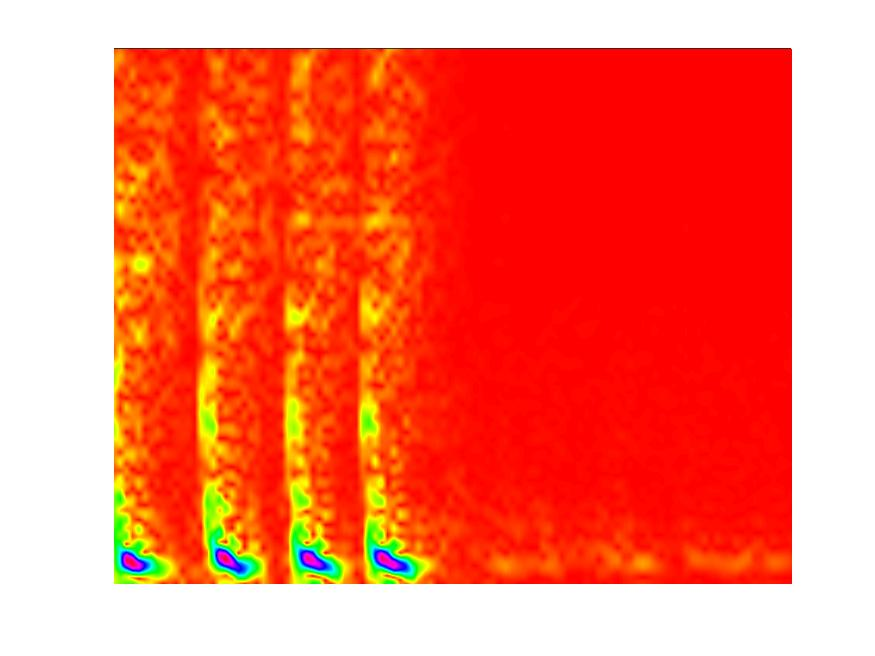
%> input picture Bursts/M4/M4Bursts1.jpg, 875 x 656 px; its folder holds only this picture in this run
$ octave GunshotSpectrogramProcessing.m   (GNU Octave 9; MATLAB toolbox functions it lacks are replaced by stand-ins)
%> lines starting %> are read from the running program, lines starting %| are printed output that depends on the picture
%%Compile Music
clear all; close all; clc

mainpath = 'C:\Users\gavin\Documents\MATLAB\ProjectData\Gavin_WeaponSounds\M4';
D=dir(fullfile(mainpath,'*.wav'));

%%  Construct Spectrogram images of music files
 numSeconds=7;
    for j=1:numel(D)
         thisfile = fullfile(mainpath,D(j).name);
         [gunshotfile,fs] = audioread(fullfile(mainpath,D(j).name));
         shortgunshot = gunshotfile(1:(numSeconds*fs),:);
         resampGunshot = [];
         for i=1:(floor(length(shortgunshot)/2))
             resampGunshot = [resampGunshot shortgunshot(i*2)];
         end
         nclip = length(resampGunshot);
         L = length(resampGunshot)/fs;
         tp2=linspace(0,L,nclip+1);
         tp=tp2(1:nclip);
         if rem(length(resampGunshot),2) == 0
             kp=(2*pi/L)*[0:nclip/2-1 -nclip/2:-1];
             kps=fftshift(kp);
         else
             kp=(2*pi/L)*[0:nclip/2 -nclip/2:-1];
             kps=fftshift(kp);
         end
% [8 lines of commented-out code are left out]
     width=1214;
    step=zeros(1,length(tp));
    mask=ones(1,2*width+1);
    Shotstept_spec=[];
    tslide=(width+1):800:(length(step)-width);
    for z=1:length(tslide)
         step=zeros(1,length(tp));
         step(tslide(z)-width:1:tslide(z)+width)=mask;
         Shotstep=step.*resampGunshot;
         Shotstept=fft(Shotstep);
         Shotstept_spec=[Shotstept_spec;
         abs(fftshift(Shotstept))];
% [12 lines of commented-out code are left out]
    end

tslidep=linspace(0,L,length(tslide));
f=figure('visible', false);
pcolor(tslidep,kps/(2*pi),Shotstept_spec.'),
shading interp
set(gca,'XTick',[],'YTick',[],'Ylim',[0 2000],'Fontsize',[14])
colormap(hsv)
newFileName = split(thisfile,".");
filename = string(newFileName(1,1));
newFileNameChar = filename + '.jpg';
print(newFileNameChar,'-djpeg');
close(f)

filescomplete = j
    end


    %% Reduce White Space on JPEGs

 mainpath = 'C:\Users\gavin\Documents\MATLAB\ProjectData\Gavin_WeaponSounds\M4';
D=dir(fullfile(mainpath,'*.jpg'));
    figure(8)
    for j=1:numel(D)
        thisfile = fullfile(mainpath,D(j).name);
        SpectroImg = imread(fullfile(mainpath,D(j).name));
%> SpectroImg is the input picture: size 656x875x3 uint8; mean R, G, B 251.1, 120.7, 95.5
        SpectroGray = double(rgb2gray(SpectroImg));
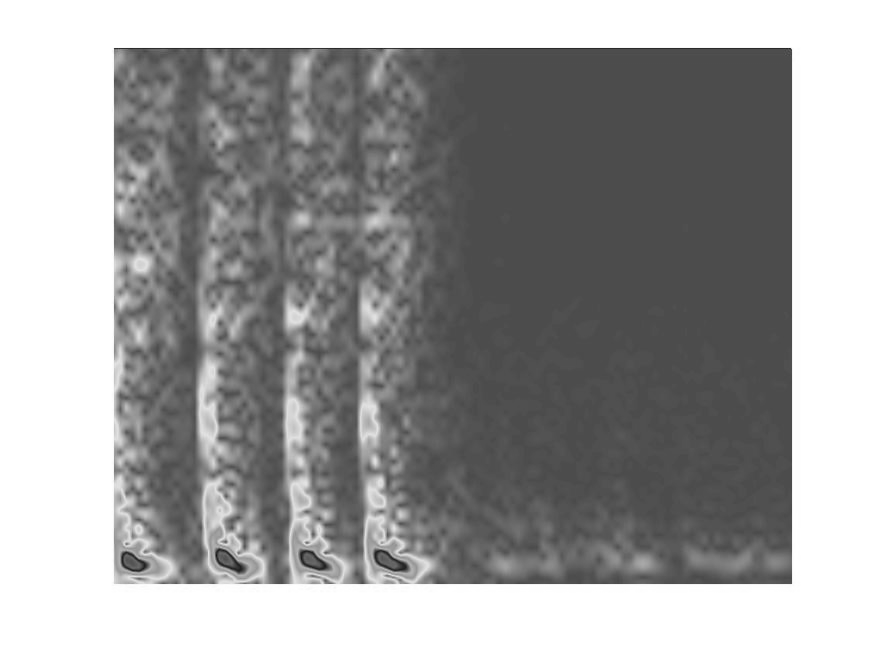
%> SpectroGray: size 656x875 double; min 22, max 255, mean 156.8
        SpectroCrop = SpectroGray(70:586,120:785);
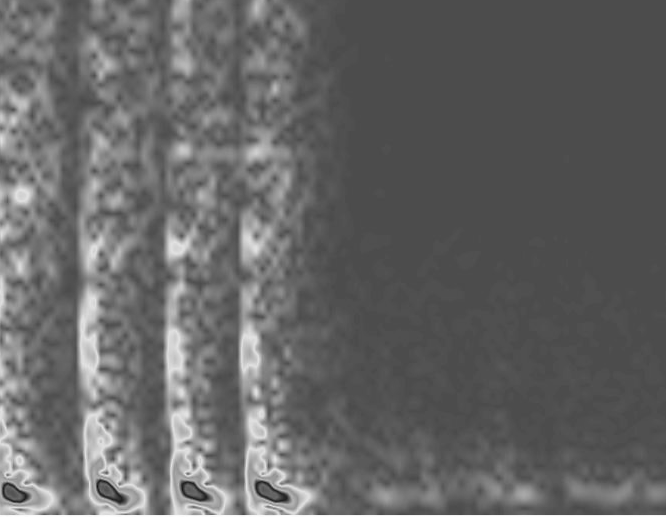
%> SpectroCrop: size 517x666 double; min 22, max 255, mean 100.8
        imshow(uint8(SpectroCrop))
        pause(.2)
        newFileName = split(thisfile,".");
        filename = string(newFileName(1,1));
%> (the run ends here)

$ run again, on Bursts/M4/M4Bursts12.jpg
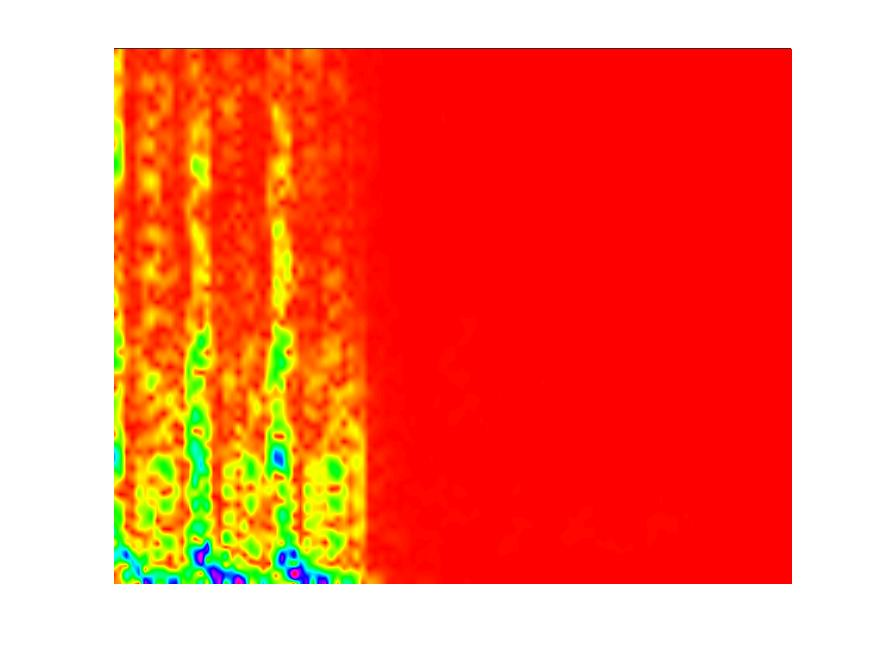
%> input picture Bursts/M4/M4Bursts12.jpg, 875 x 656 px
%> SpectroImg is the input picture: size 656x875x3 uint8; mean R, G, B 248.2, 122.8, 95.8
%> `SpectroGray = double(rgb2gray(SpectroImg));`:
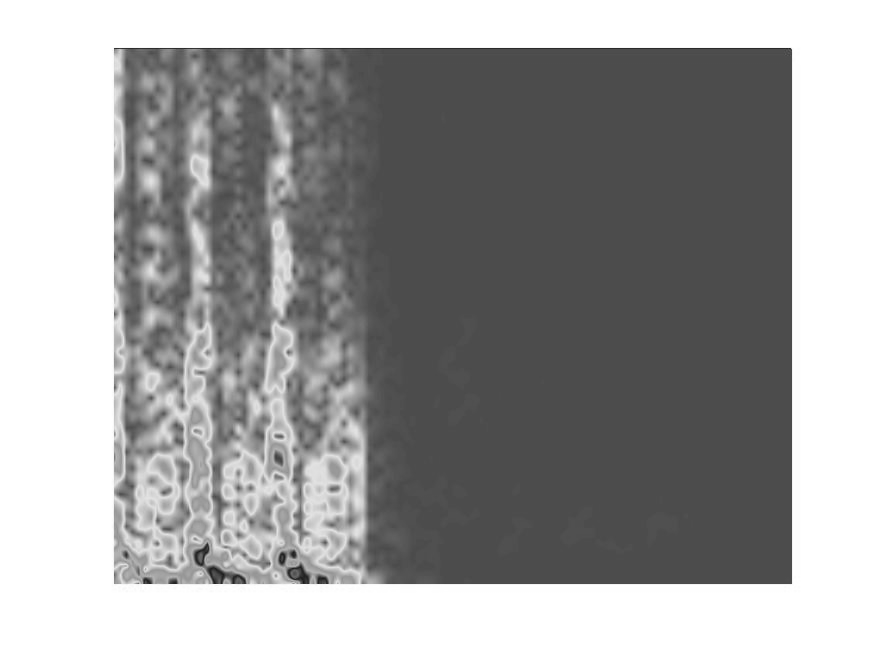
%> SpectroGray: size 656x875 double; min 26, max 255, mean 157.2
%> `SpectroCrop = SpectroGray(70:586,120:785);`:
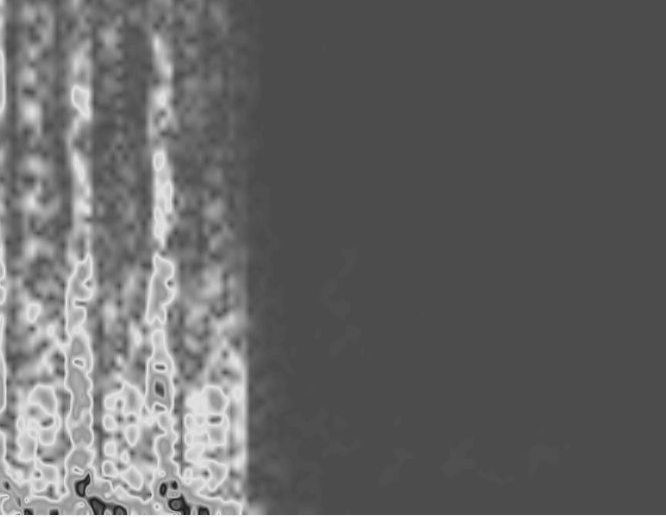
%> SpectroCrop: size 517x666 double; min 26, max 255, mean 101.5

$ run again, on Bursts/M4/M4Bursts17.jpg
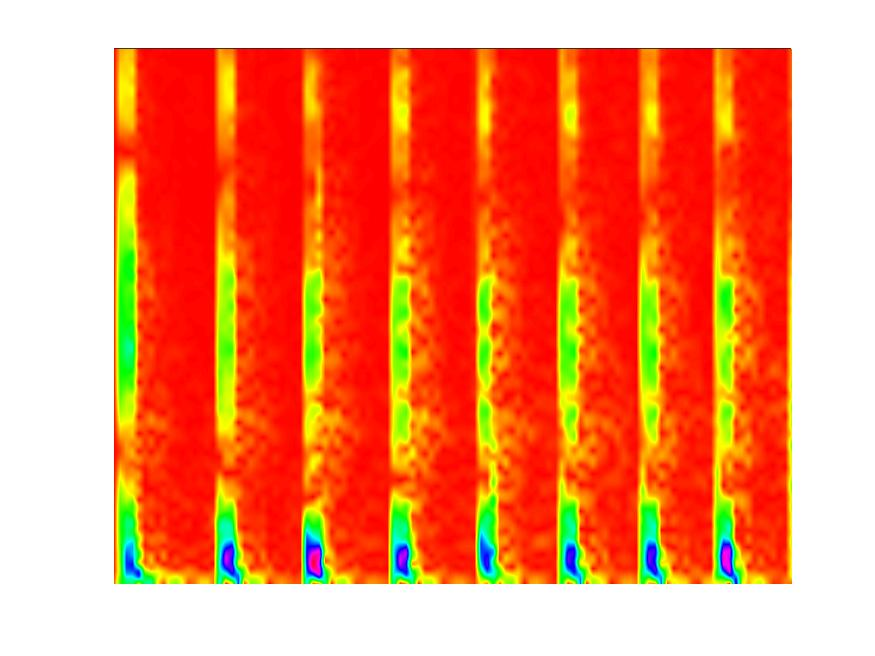
%> input picture Bursts/M4/M4Bursts17.jpg, 875 x 656 px
%> SpectroImg is the input picture: size 656x875x3 uint8; mean R, G, B 244.7, 139.3, 97.4
%> `SpectroGray = double(rgb2gray(SpectroImg));`:
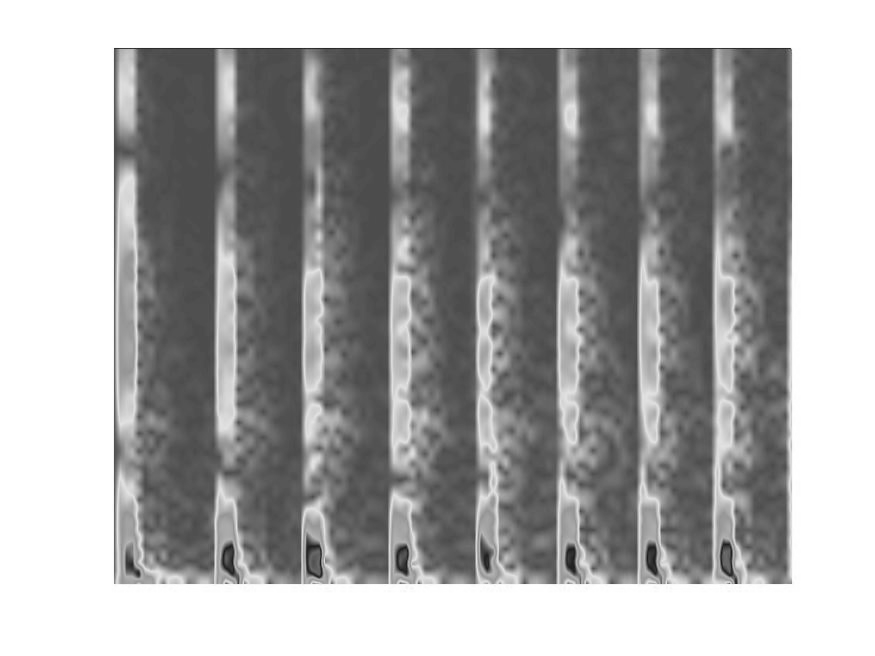
%> SpectroGray: size 656x875 double; min 26, max 255, mean 166
%> `SpectroCrop = SpectroGray(70:586,120:785);`:
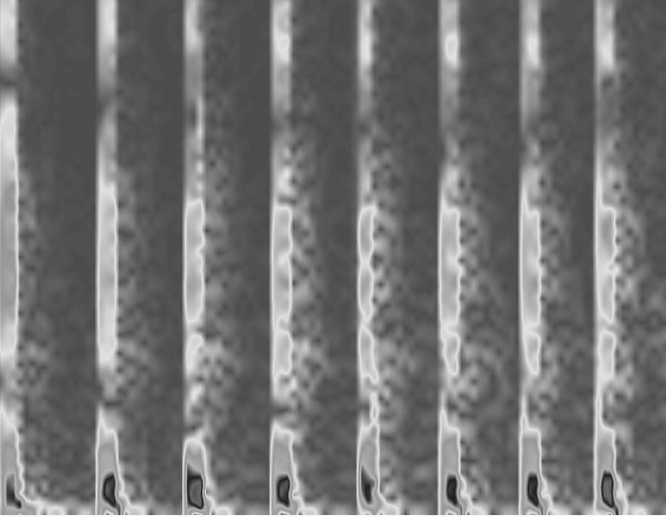
%> SpectroCrop: size 517x666 double; min 26, max 255, mean 115.4
